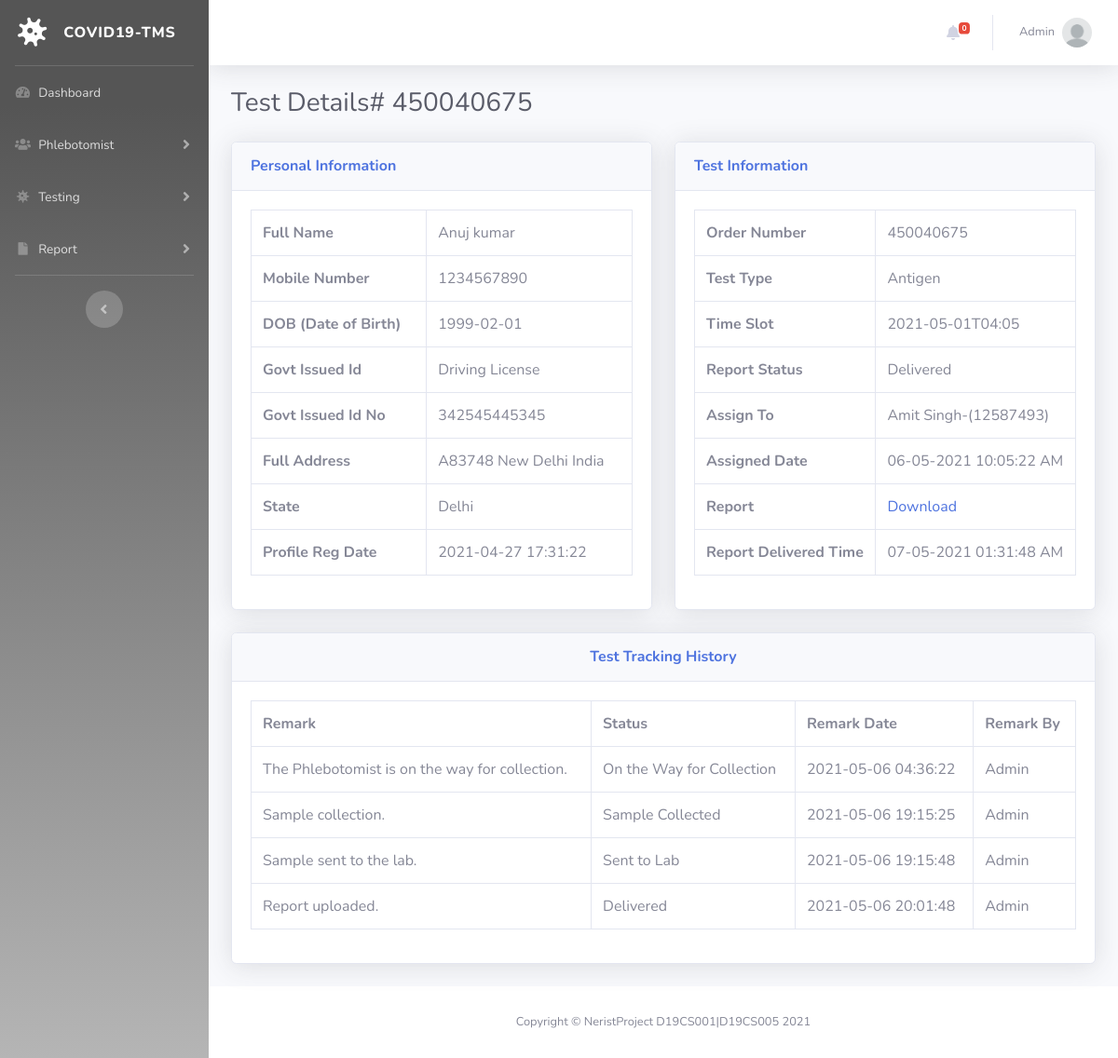
/patient-report-details.php?tid=1&&oid=450040675 (signed in), run on the app's committed database.
### tables this page shows
CREATE TABLE `tbltestrecord` (
  `Slno` int(11) NOT NULL,
  `Ordno` bigint(14) DEFAULT NULL,
  `Patientphno` bigint(14) DEFAULT NULL,
  `Testtype` varchar(100) DEFAULT NULL,
  `Testtime` varchar(120) DEFAULT NULL,
  `Reportstat` varchar(100) DEFAULT NULL,
  `Finreport` varchar(150) DEFAULT NULL,
  `Reportuptime` varchar(200) DEFAULT NULL,
  `Regdate` timestamp NULL DEFAULT current_timestamp(),
  `AsstoempId` varchar(150) DEFAULT NULL,
  `Asstoname` varchar(180) DEFAULT NULL,
  `Asstime` varchar(100) DEFAULT NULL
);

CREATE TABLE `tblpatients` (
  `Slno` int(11) NOT NULL,
  `FN` varchar(120) DEFAULT NULL,
  `Phno` bigint(12) DEFAULT NULL,
  `Dob` date DEFAULT NULL,
  `GovtId` varchar(150) DEFAULT NULL,
  `GovtIdno` varchar(150) DEFAULT NULL,
  `Fulladdrs` varchar(255) DEFAULT NULL,
  `State` varchar(200) DEFAULT NULL,
  `Regdate` timestamp NOT NULL DEFAULT current_timestamp()
);

CREATE TABLE `tblreporttracking` (
  `id` int(11) NOT NULL,
  `Ordno` bigint(40) DEFAULT NULL,
  `Remark` varchar(255) DEFAULT NULL,
  `Status` varchar(120) DEFAULT NULL,
  `Posttime` timestamp NULL DEFAULT current_timestamp(),
  `RemarkBy` int(5) DEFAULT NULL
);

### patient-report-details.php (the view, shortened to what this page needs)
<?php session_start();
include_once('includes/config.php');
?>
<!DOCTYPE html>
<html lang="en">
<head>
    <link href="vendor/fontawesome-free/css/all.min.css" rel="stylesheet" type="text/css">
    <link href="css/sb-admin-2.min.css" rel="stylesheet">
</head>
<body id="page-top">
    <div id="wrapper">
<?php include_once('includes/sidebar.php');?>
        <div id="content-wrapper" class="d-flex flex-column">
            <div id="content">
          <?php include_once('includes/topbar.php');?>
                <div class="container-fluid">
                    <h1 class="h3 mb-4 text-gray-800">Test Details# <?php echo intval($_GET['oid']);?></h1>
<div class="row">
<?php
$testid=intval($_GET['tid']);
$query=mysqli_query($con,"select * from tbltestrecord
join tblpatients on tblpatients.Phno=tbltestrecord.Patientphno
where  tbltestrecord.Slno='$testid'");
while($row=mysqli_fetch_array($query)){
    ?>
                        <div class="col-lg-6">
                            <div class="card shadow mb-4">
                                <div class="card-header py-3">
                                    <h6 class="m-0 font-weight-bold text-primary">Personal Information</h6>
                                </div>
                                <div class="card-body">
 <table class="table table-bordered"  width="100%" cellspacing="0">
    <tr>
    <th>Full Name</th>
    <td><?php echo $row['FN'];?></td>
    </tr>
     <tr>
    <th>Mobile Number</th>
    <td><?php echo $row['Phno'];?></td>
    </tr>
     <tr>
    <th>DOB (Date of Birth)</th>
    <td><?php echo $row['Dob'];?></td>
    </tr>
     <tr>
    <th>Govt Issued Id</th>
    <td><?php echo $row['GovtId'];?></td>
    </tr>
     <tr>
    <th>Govt Issued Id No</th>
    <td><?php echo $row['GovtIdno'];?></td>
    </tr>
     <tr>
    <th>Full Address</th>
    <td><?php echo $row['Fulladdrs'];?></td>
    </tr>
    <tr>
    <th>State</th>
    <td><?php echo $row['State'];?></td>
    </tr>
    <tr>
    <th>Profile Reg Date</th>
    <td><?php echo $row['Regdate'];?></td>
    </tr>
 </table>
                                </div>
                            </div>
                        </div>
                         <div class="col-lg-6">
                            <div class="card shadow mb-4">
                                <div class="card-header py-3">
                                    <h6 class="m-0 font-weight-bold text-primary">Test Information</h6>
                                </div>
                                <div class="card-body">
 <table class="table table-bordered"  width="100%" cellspacing="0">
    <tr>
    <th>Order Number</th>
    <td><?php echo $row['Ordno'];?></td>
    </tr>
    <tr>
    <th>Test Type</th>
    <td><?php echo $row['Testtype'];?></td>
    </tr>
    <tr>
    <th>Time Slot</th>
    <td><?php echo $row['Testtime'];?></td>
    </tr>
 <tr>
    <th>Report Status</th>
    <td><?php if($row['Reportstat']==''):
              echo "Not Processed yet";
          else:
           echo $row['Reportstat'];
          endif;
    ?></td>
    </tr>
<?php if($row['AsstoempId']!=''):?>
  <tr>
    <th>Assign To</th>
    <td><?php echo $row['Asstoname'];?>-(<?php echo $row['AsstoempId'];?>)</td>
    </tr>
    <tr>
    <th>Assigned Date</th>
    <td><?php echo $row['Asstime'];?></td>
    </tr>
<?php endif;?>
<?php if($row['Finreport']!=''):?>
  <tr>
    <th>Report</th>
    <td><a href="reportfiles/<?php echo $row['Finreport'];?>" target="_blank">Download</a></td>
    </tr>
    <tr>
    <th>Report Delivered Time</th>
    <td><?php echo $row['Reportuptime'];?></td>
    </tr>
<?php endif;?>
</table>
                    </div>
                            </div>
                        </div>
                    </div>
                <?php } ?>
<?php
$orderid=intval($_GET['oid']);
$ret=mysqli_query($con,"select * from tblreporttracking
join tbladmin on tbladmin.ID=tblreporttracking.RemarkBy
where tblreporttracking.Ordno='$orderid'");
$num=mysqli_num_rows($ret);
?>
<div class="row">
                         <div class="col-lg-12">
                            <div class="card shadow mb-4">
                                <div class="card-header py-3">
                                    <h6 class="m-0 font-weight-bold text-primary" align="center">Test  Tracking History</h6>
                                </div>
                                <div class="card-body">
<?php if($num>0){
?>
 <table class="table table-bordered"  width="100%" cellspacing="0">
<tr>
    <th>Remark</th>
    <th>Status</th>
    <th>Remark Date</th>
    <th>Remark By</th>
<?php while($result=mysqli_fetch_array($ret)){?>
</tr>
    <tr>
    <td><?php echo $result['Remark'];?></td>
    <td><?php echo $result['Status'];?></td>
    <td><?php echo $result['Posttime'];?></td>
    <td><?php echo $result['Adname'];?></td>
    </tr>
<?php } ?>
</table>
         <?php
     } else { ?>
<h4 align="center" style="color:red"> No Tracking history found </h4>
         <?php } ?>
                                </div>
                            </div>
                        </div>
                    </div>
                </div>
            </div>
           <?php include_once('includes/footer.php');?>
        </div>
    </div>
</body>
</html>

### includes/topbar.php (shortened to what this page needs)
      <nav class="navbar navbar-expand navbar-light bg-white topbar mb-4 static-top shadow">
            <?php if($_SESSION['aid']):?>
                    <ul class="navbar-nav ml-auto">
<?php $query=mysqli_query($con,"select * from tbltestrecord where Reportstat is null");
$count=mysqli_num_rows($query);
?>
                        <li class="nav-item dropdown no-arrow mx-1">
                            <a class="nav-link dropdown-toggle" href="#" id="alertsDropdown" role="button"
                                data-toggle="dropdown" aria-haspopup="true" aria-expanded="false">
                                <i class="fas fa-bell fa-fw"></i>
                                <span class="badge badge-danger badge-counter"><?php echo $count;?></span>
                            </a>
                        </li>
                        <li class="nav-item dropdown no-arrow">
                            <a class="nav-link dropdown-toggle" href="#" id="userDropdown" role="button"
                                data-toggle="dropdown" aria-haspopup="true" aria-expanded="false">
                <?php
$adid=$_SESSION['aid'];
$ret1=mysqli_query($con,"select Adname from tbladmin where ID='$adid'");
while($row1=mysqli_fetch_array($ret1)){
?>
                                <span class="mr-2 d-none d-lg-inline text-gray-600 small"><?php  echo $row1['Adname'];?></span>
                           <?php } ?>
                                <img class="img-profile rounded-circle"
                                    src="img/undraw_profile.png">
                            </a>
                        </li>
                    </ul>
                <?php endif;?>
                </nav>

### data on the page
tbltestrecord: tblpatients.FN "Anuj kumar", tblpatients.Phno "1234567890", tblpatients.Dob "1999-02-01", tblpatients.GovtId "Driving License", tblpatients.GovtIdno "342545445345", tblpatients.Fulladdrs "A83748 New Delhi India", tblpatients.State "Delhi", tblpatients.Regdate "2021-04-27 17:31:22", Ordno "450040675", Testtype "Antigen", Testtime "2021-05-01T04:05", Reportstat "Delivered", Asstoname "Amit Singh", AsstoempId "12587493", Asstime "06-05-2021 10:05:22 AM", Reportuptime "07-05-2021 01:31:48 AM"
tblreporttracking: Remark "The Phlebotomist is on the way for collection.", Status "On the Way for Collection", Posttime "2021-05-06 04:36:22", tbladmin.Adname "Admin"
tblreporttracking: Remark "Sample collection.", Status "Sample Collected", Posttime "2021-05-06 19:15:25", tbladmin.Adname "Admin"
tblreporttracking: Remark "Sample sent to the lab.", Status "Sent to Lab", Posttime "2021-05-06 19:15:48", tbladmin.Adname "Admin"
tblreporttracking: Remark "Report uploaded.", Status "Delivered", Posttime "2021-05-06 20:01:48", tbladmin.Adname "Admin"

### other printed values
$count "0"
$row1['Adname'] "Admin"
$_GET['oid'] "450040675"
